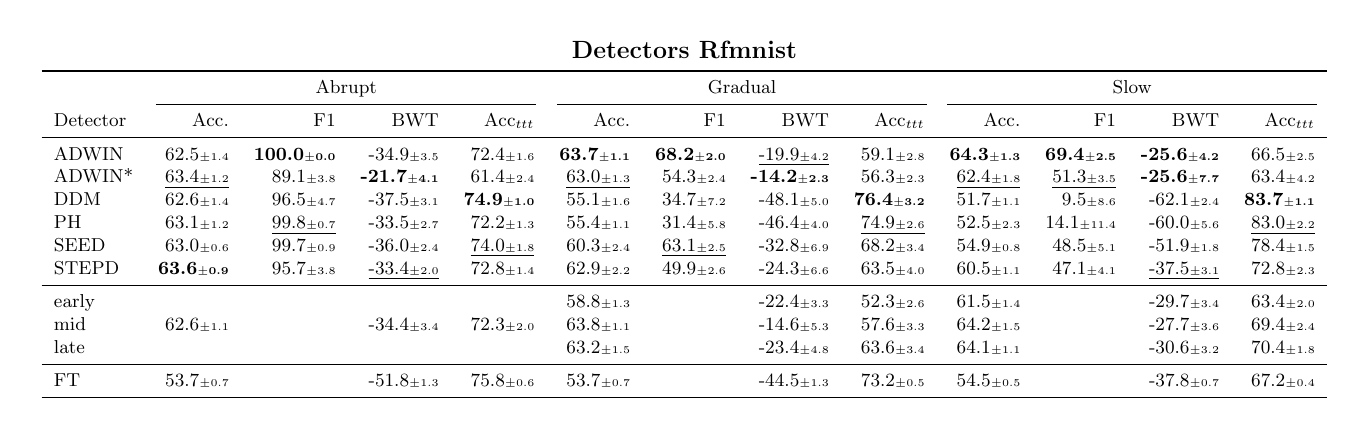
#> input picture table/detectors_rfmnist.png, 1369 x 440 px; its folder holds only this picture in this run
$ python -i corruptions.py   (imports and definitions only)   (older library calls are emulated)
#> lines starting #> are read from the running program, lines starting #| are printed output that depends on the picture
#> further down, picture is the input picture: shape (440, 1369, 3); min 0, max 255, mean 242.9
"""CIFAR-10-C corruptions for 32x32 RGB images.

Ported from `ImageNet-C/create_c/make_cifar_c.py` in
https://github.com/hendrycks/robustness (Apache License 2.0), the code that made
CIFAR-10-C (Hendrycks and Dietterich, "Benchmarking Neural Network Robustness to Common
Corruptions and Perturbations", ICLR 2019). The CIFAR parameters are unchanged. Changes:
`multichannel=True` is now `channel_axis=-1` (scikit-image), `np.float_` is
`np.float64` (NumPy 2), and `random_noise` takes a seed so runs repeat. Motion blur,
snow and frost are left out (they need ImageMagick or extra image files), and so is
glass blur (slow).

Each function takes a PIL image and a severity from 1 to 5, and returns an array or a
PIL image with values in [0, 255]. Randomness uses NumPy's global generator, as in the
original; seed it with `np.random.seed`.
"""

from io import BytesIO

import cv2
import numpy as np
import skimage as sk
from PIL import Image as PILImage
from scipy.ndimage import map_coordinates
from scipy.ndimage import zoom as scizoom
from skimage.filters import gaussian


# [195 lines left out: functions disk, plasma_fractal, clipped_zoom, gaussian_noise, shot_noise, impulse_noise and 11 more, not called in this run]


# mod of https://gist.github.com/erniejunior/601cdf56d2b424757de5
def elastic_transform(image, severity=1):
#> called with severity = 1
    IMSIZE = 32
    c = [(IMSIZE * 0, IMSIZE * 0, IMSIZE * 0.08), (IMSIZE * 0.05, IMSIZE * 0.2, IMSIZE * 0.07),
         (IMSIZE * 0.08, IMSIZE * 0.06, IMSIZE * 0.06), (IMSIZE * 0.1, IMSIZE * 0.04, IMSIZE * 0.05),
         (IMSIZE * 0.1, IMSIZE * 0.03, IMSIZE * 0.03)][severity - 1]
    image = np.array(image, dtype=np.float32) / 255.0
    shape = image.shape
#> shape = (440, 1369, 3)
    shape_size = shape[:2]
#> shape_size = (440, 1369)
    # random affine
    center_square = np.float32(shape_size) // 2
#> center_square = [220, 684]
    square_size = min(shape_size) // 3
#> square_size = 146
    pts1 = np.float32([center_square + square_size, [center_square[0] + square_size, center_square[1] - square_size],
                       center_square - square_size])
#> pts1 = [[366, 830], [366, 538], [74, 538]]
    pts2 = pts1 + np.random.uniform(-c[2], c[2], size=pts1.shape).astype(np.float32)
    M = cv2.getAffineTransform(pts1, pts2)
    image = cv2.warpAffine(image, M, shape_size[::-1], borderMode=cv2.BORDER_REFLECT_101)
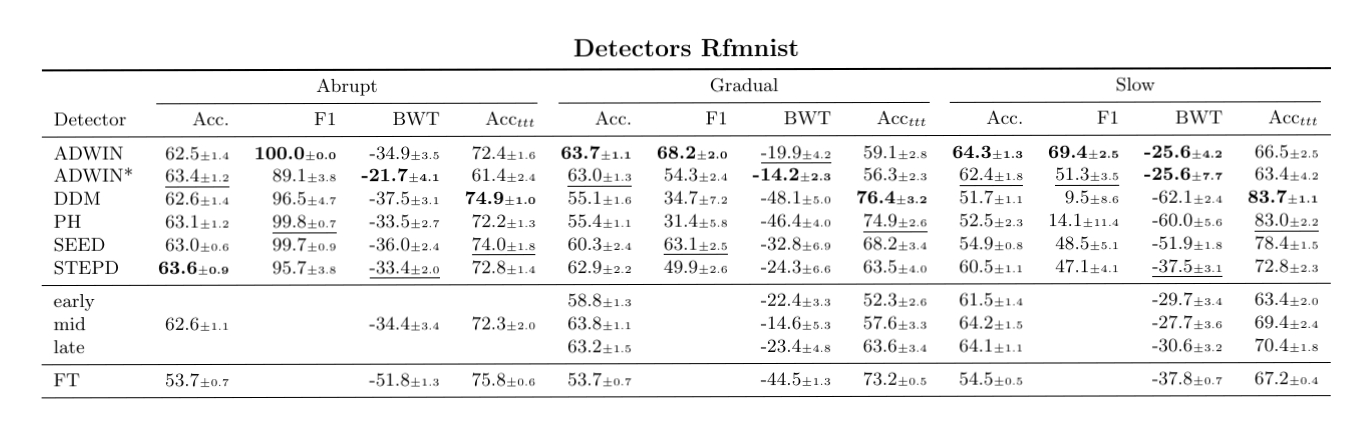
#> image: shape (440, 1369, 3) float32; min 0, max 1, mean 0.952
    dx = (gaussian(np.random.uniform(-1, 1, size=shape[:2]), c[1], mode="reflect", truncate=3) * c[0]).astype(np.float32)
    dy = (gaussian(np.random.uniform(-1, 1, size=shape[:2]), c[1], mode="reflect", truncate=3) * c[0]).astype(np.float32)
    dx, dy = dx[..., np.newaxis], dy[..., np.newaxis]
    x, y, z = np.meshgrid(np.arange(shape[1]), np.arange(shape[0]), np.arange(shape[2]))
    indices = np.reshape(y + dy, (-1, 1)), np.reshape(x + dx, (-1, 1)), np.reshape(z, (-1, 1))
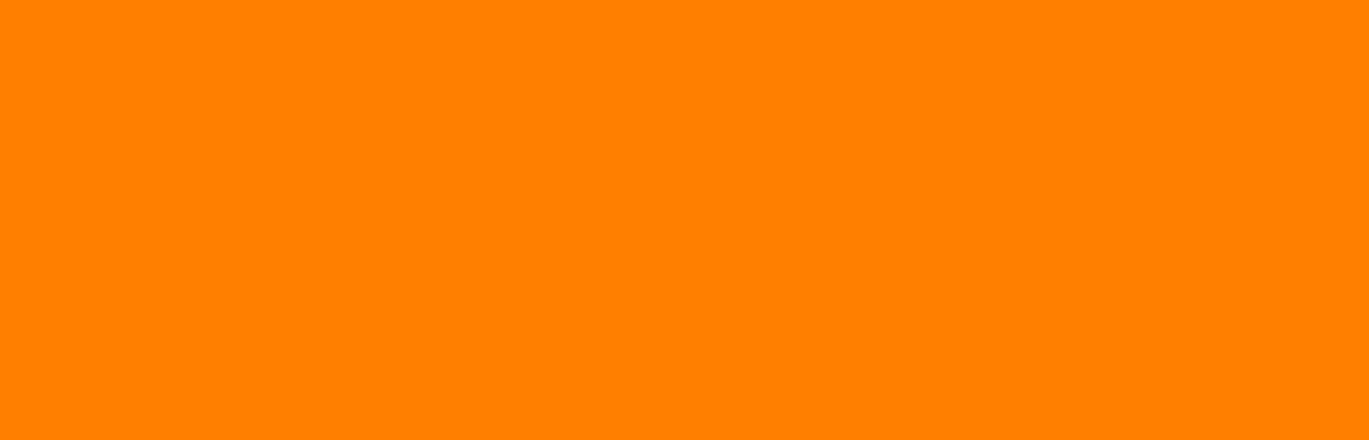
#> z: shape (440, 1369, 3) int64; mean of channels 0, 1, 2 0, 1, 2; drawn with min black and max white
    return np.clip(map_coordinates(image, indices, order=1, mode="reflect").reshape(shape), 0, 1) * 255


CORRUPTIONS = {
    f.__name__: f
    for f in [gaussian_noise, shot_noise, impulse_noise, speckle_noise, gaussian_blur, defocus_blur,
              zoom_blur, fog, spatter, contrast, brightness, saturate, jpeg_compression, pixelate,
              elastic_transform]
}
"""Supported corruptions, named as the CIFAR-10-C files."""


# [4 lines left out: function corrupt, not called in this run]

>>> import cv2
>>> picture = cv2.imread('../table/detectors_rfmnist.png')
>>> result = elastic_transform(picture)
